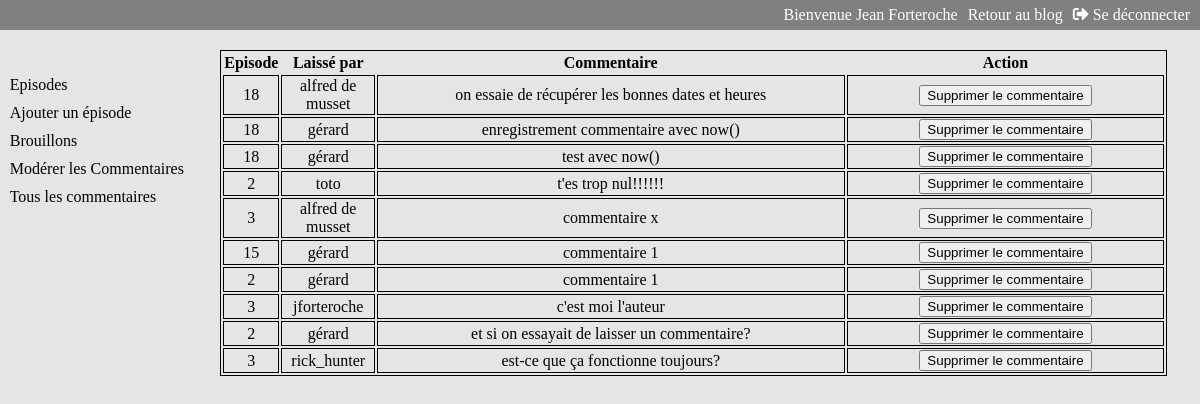
The app's page /index.php?action=comments_list, older data.
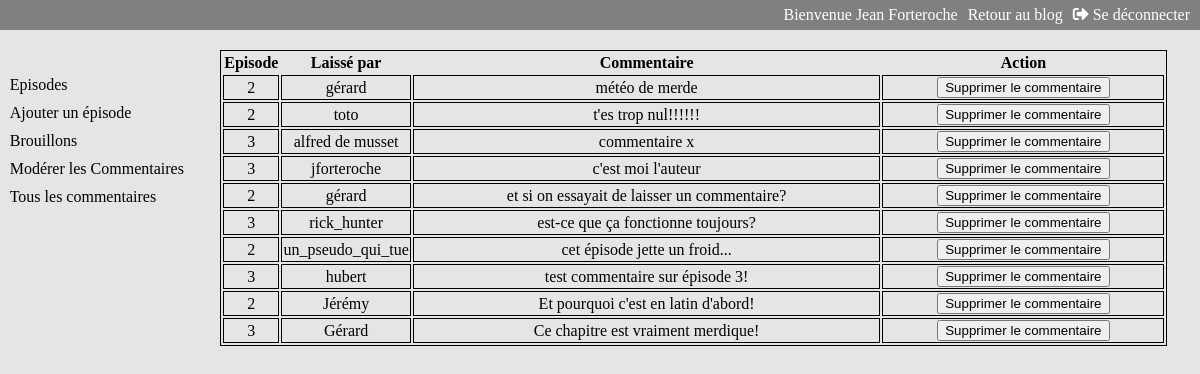
The same page, newer data.
### tables this page shows
CREATE TABLE IF NOT EXISTS `commentaires` (
  `comment_id` tinyint(11) NOT NULL AUTO_INCREMENT,
  `episode` tinyint(11) NOT NULL,
  `pseudo` varchar(50) NOT NULL,
  `comment` text NOT NULL,
  `comment_date` datetime NOT NULL,
  `reported_comment` tinyint(1) NOT NULL,
  PRIMARY KEY (`comment_id`),
  KEY `episode_comments` (`episode`)
);

### src/View/View.php (called while the page is built, shortened)
<?php
class View
{
    public function display(array $data, string $template, string $layout) : void
    {
        require_once($template);
    }
}

### src/Controller/BackOffice/BackCommentController.php (called while the page is built, shortened)
<?php
class BackCommentController
{
    private $view;
    private $commentManager;
    private $listTemplate;
    private $layout;
    public function __construct(CommentManager $commentManager, View $view)
    {
        $this->view = $view;
        $this->commentManager = $commentManager;
        $this->listTemplate = '../templates/backoffice/';
        $this->layout = '../templates/backOffice/layout.html.php';
    }
    public function getCommentsList() : void
    {
        $template = $this->listTemplate.'commentsList.html.php';
        $data = $this->commentManager->getCommentsList();
        $this->view->display($data, $template, $this->layout);
    }
}

### public/index.php (called while the page is built, shortened)
<?php
$router = new Router();
$router->run();

### src/Model/CommentManager.php (called while the page is built, shortened)
<?php
class CommentManager
{
    private $database;
    public function __construct(Database $database)
    {
        $this->database = $database->databaseConnect();
    }
    public function getCommentsList() : array
    {
        $getCommentsList = $this->database->prepare('SELECT * FROM commentaires ORDER BY comment_date DESC LIMIT 10');
        $getCommentsList->execute();
        return $getCommentsList->fetchAll();
    }
}

### src/Service/Database.php (called while the page is built, shortened)
<?php
class Database
{
    private $servor = 'mysql:dbname=jean_forteroche;host=localhost;port=3308;chartset=utf8mb4';
    private $user = 'root';
    private $password = '';
    public function databaseConnect() : object
    {
        return new \PDO($this->servor, $this->user, $this->password);
    }
}

### Templates/backOffice/commentsList.html.php (the view)
<table id='comments_table'>
    <thead>
        <tr>
            <th>Episode</th>
            <th>Laissé par</th>
            <th>Commentaire</th>
            <th>Action</th>
        </tr>
    </thead>
    <tbody>
        <?php foreach ($data as $entry) {?>
        <tr>
            <td id='episode_col'><?=$entry['episode']?></td>
            <td id='pseudo_col'><?=$entry['pseudo']?></td>
            <td id='comment_col'><?=$entry['comment']?></td>
            <td><a href='index.php?action=delete_comment&id=<?=$entry['comment_id']?>'><button>Supprimer le commentaire</button></a></td>
        </tr>
        <?php
        }
        ?>
    </tbody>
</table>

Row changes from the older to the newer data that the page shows:
removed commentaires: episode "18", pseudo "alfred de musset", comment "on essaie de récupérer les bonnes dates et heures"
removed commentaires: episode "18", pseudo "gérard", comment "enregistrement commentaire avec now()"
removed commentaires: episode "18", pseudo "gérard", comment "test avec now()"
removed commentaires: episode "15", pseudo "gérard", comment "commentaire 1"
removed commentaires: episode "2", pseudo "gérard", comment "commentaire 1"
added commentaires: episode "2", pseudo "gérard", comment "météo de merde"
now on this page (row unchanged): commentaires: episode "2", pseudo "un_pseudo_qui_tue", comment "cet épisode jette un froid..."
now on this page (row unchanged): commentaires: episode "3", pseudo "hubert", comment "test commentaire sur épisode 3!"
now on this page (row unchanged): commentaires: episode "2", pseudo "Jérémy", comment "Et pourquoi c'est en latin d'abord!"
now on this page (row edited): commentaires: episode "3", pseudo "Gérard", comment "Ce chapitre est vraiment merdique!"
